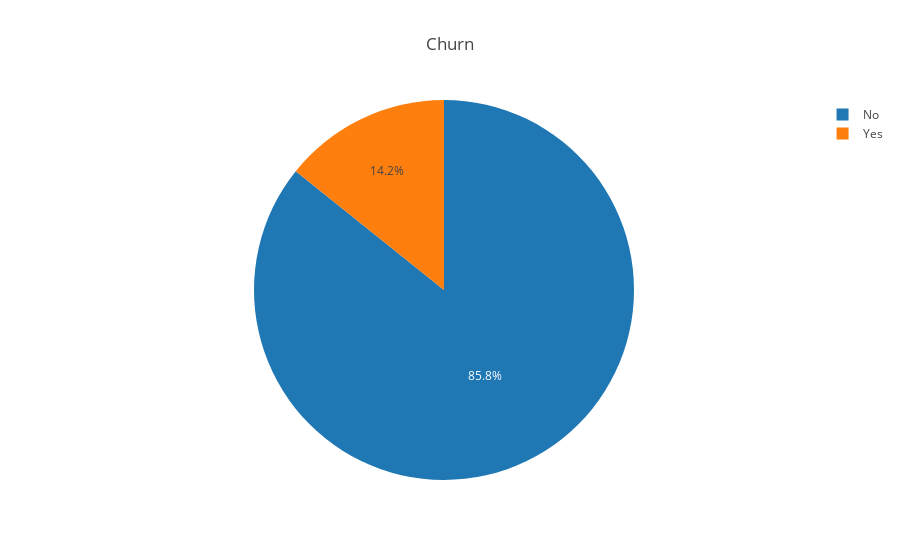

The code cell stored with this chart in its notebook:
### Code cell
product_data = [go.Pie(
            labels=labels_data_plot,
            values=values_data_plot,
    )]

product_layout = go.Layout(
    title='Churn',
)

fig = go.Figure(data=product_data, layout=product_layout)
iplot(fig)

### Figure 1 — Plotly figure (JSON) as saved in the notebook; plotly's stock layout.template omitted (floating-point values rounded to 4 significant figures)
{"data": [{"labels": ["No", "Yes"], "type": "pie", "uid": "9f60297c-853b-11e8-aa1f-b052167c913b", "values": [572, 95]}], "layout": {"title": "Churn"}}
